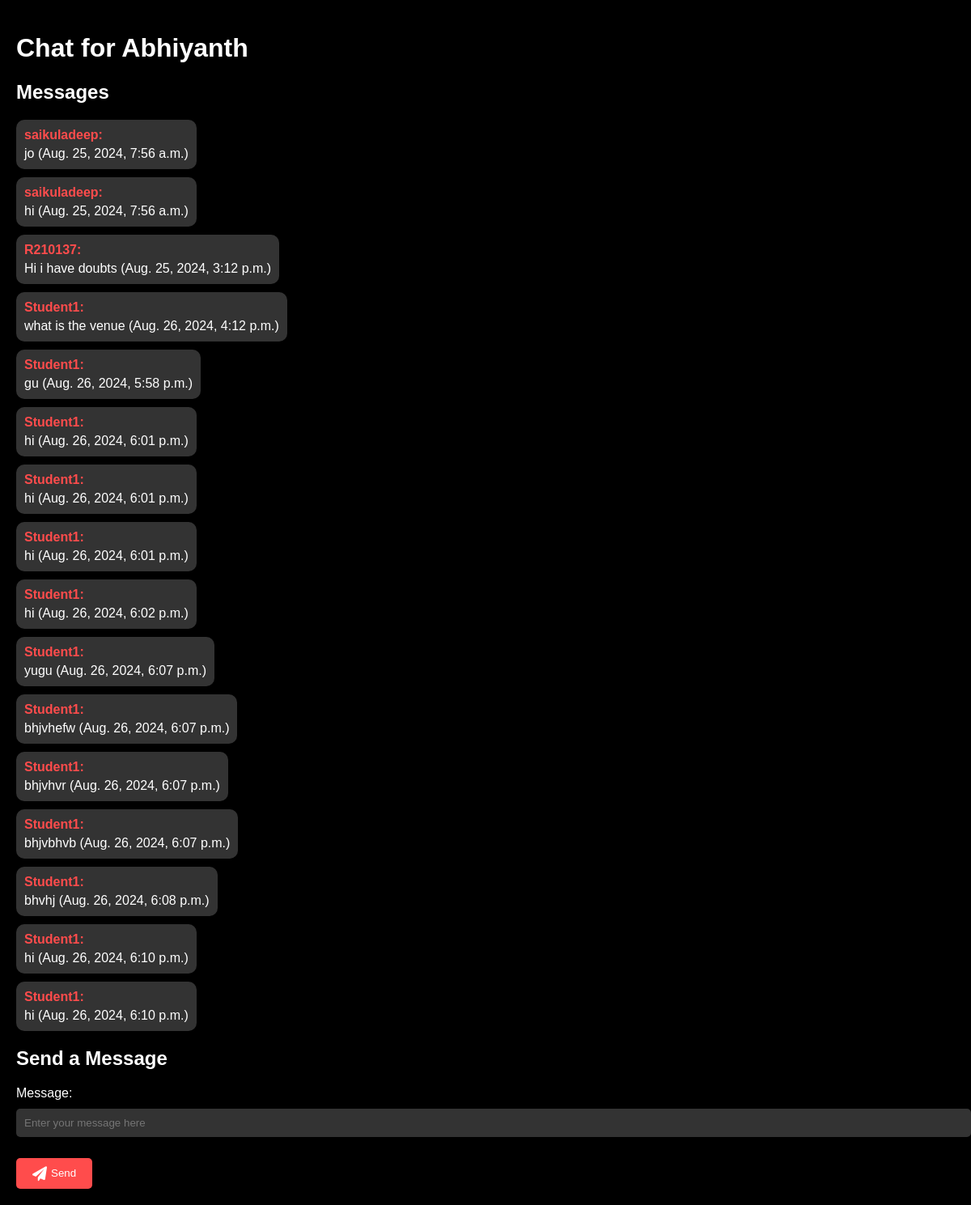
The app's page /event/1/chat/ with its own data.
### core/models.py (models this page shows, shortened)
class Event(models.Model):
    name = models.CharField(max_length=100)
    description = models.TextField()
    image = models.ImageField(upload_to='events/',null=True, blank=True)
    is_approved = models.BooleanField(default=False)
    def __str__(self):
        return self.name

class ChatMessage(models.Model):
    event = models.ForeignKey(Event, on_delete=models.CASCADE, related_name='chats')
    user = models.ForeignKey(User, on_delete=models.CASCADE)
    message = models.TextField()
    timestamp = models.DateTimeField(auto_now_add=True)

### core/views.py (the view)
# urls.py: path('event/<int:event_id>/chat/', views.event_chat, name='event_chat'),
def event_chat(request, event_id):
    event = get_object_or_404(Event, id=event_id)
    chats = event.chats.all().order_by('timestamp')
    if request.method == 'POST':
        if not request.user.is_authenticated:
            messages.error(request, 'You must be signed in to chat.')
            return redirect('event_chat', event_id=event.id)
        cform = ChatMessageForm(request.POST)
        if cform.is_valid():
            chat_message = cform.save(commit=False)
            chat_message.event = event
            chat_message.user = request.user
            chat_message.save()
            return redirect('event_chat', event_id=event.id)
    else:
        cform = ChatMessageForm()
    return render(request, 'core/eventchat.html', {
        'event': event,
        'chats': chats,
        'cform': cform,
    })

### core/forms.py
class ChatMessageForm(forms.ModelForm):
    class Meta:
        model = ChatMessage
        fields = ['message']
        widgets = {
            'message': forms.TextInput(attrs={'placeholder': 'Enter your message here'}),
        }

### core/templates/core/eventchat.html (shortened to what this page needs)
<!DOCTYPE html>
<html lang="en">
<head>
    <link rel="stylesheet" href="https://cdnjs.cloudflare.com/ajax/libs/font-awesome/6.0.0-beta3/css/all.min.css">
</head>
<body>
    <h1>Chat for {{ event.name }}</h1>
    <div class="chat-messages">
        <h2>Messages</h2>
        <ul>
            {% for chat in chats %}
                {% if chat.user.username == user.username %}
                    <li class="user-message"><span><strong>You</strong> {{ chat.message }} ({{ chat.timestamp }})</span></li>
                {% else %}
                    <li><span><strong>{{ chat.user.username }}:</strong> {{ chat.message }} ({{ chat.timestamp }})</span></li>
                {% endif %}
            {% endfor %}
    </div>
    <form method="post">
        <h2>Send a Message</h2>
        {{ cform.as_p }}
        <button type="submit"><i class="fas fa-paper-plane"></i> Send</button>
    </form>
</body>
</html>

### core/templates/core/eventchat.html (style rules this page uses)
body { background-color: #000; color: white; font-family: Arial, sans-serif; margin: 0; padding: 20px; }
h1, h2 { color: #fff; }
.chat-messages { margin-bottom: 20px; }
.chat-messages ul { list-style-type: none; padding: 0; }
.chat-messages li { margin-bottom: 10px; display: flex; justify-content: flex-start; }
.chat-messages li span { background-color: #333; padding: 10px; border-radius: 10px; max-width: 60%; display: inline-block; }
.chat-messages strong { color: #ff4c4c; display: block; margin-bottom: 5px; }
form input[type="text"], form textarea { width: 100%; padding: 10px; margin: 10px 0; border: none; border-radius: 5px; background-color: #333; color: #fff; }
form button { background-color: #ff4c4c; color: white; border: none; padding: 10px 20px; border-radius: 5px; cursor: pointer; display: flex; align-items: center; justify-content: center; }
form button i { margin-right: 5px; }
form button i { font-size: 18px; }

### records on screen
Event: name "Abhiyanth"
ChatMessage: user.username "saikuladeep", message "jo", timestamp "Aug. 25, 2024, 7:56 a.m."
ChatMessage: user.username "saikuladeep", message "hi", timestamp "Aug. 25, 2024, 7:56 a.m."
ChatMessage: user.username "R210137", message "Hi i have doubts", timestamp "Aug. 25, 2024, 3:12 p.m."
ChatMessage: user.username "Student1", message "what is the venue", timestamp "Aug. 26, 2024, 4:12 p.m."
ChatMessage: user.username "Student1", message "gu", timestamp "Aug. 26, 2024, 5:58 p.m."
ChatMessage: user.username "Student1", message "hi", timestamp "Aug. 26, 2024, 6:01 p.m."
ChatMessage: user.username "Student1", message "hi", timestamp "Aug. 26, 2024, 6:01 p.m."
ChatMessage: user.username "Student1", message "hi", timestamp "Aug. 26, 2024, 6:01 p.m."
ChatMessage: user.username "Student1", message "hi", timestamp "Aug. 26, 2024, 6:02 p.m."
ChatMessage: user.username "Student1", message "yugu", timestamp "Aug. 26, 2024, 6:07 p.m."
ChatMessage: user.username "Student1", message "bhjvhefw", timestamp "Aug. 26, 2024, 6:07 p.m."
ChatMessage: user.username "Student1", message "bhjvhvr", timestamp "Aug. 26, 2024, 6:07 p.m."
ChatMessage: user.username "Student1", message "bhjvbhvb", timestamp "Aug. 26, 2024, 6:07 p.m."
ChatMessage: user.username "Student1", message "bhvhj", timestamp "Aug. 26, 2024, 6:08 p.m."
ChatMessage: user.username "Student1", message "hi", timestamp "Aug. 26, 2024, 6:10 p.m."
ChatMessage: user.username "Student1", message "hi", timestamp "Aug. 26, 2024, 6:10 p.m."
